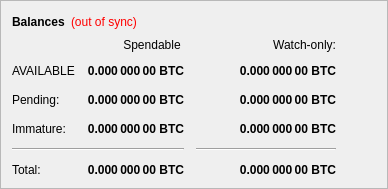
        <widget class="QFrame" name="frame">
         <property name="frameShape">
          <enum>QFrame::StyledPanel</enum>
         </property>
         <property name="frameShadow">
          <enum>QFrame::Raised</enum>
         </property>
         <layout class="QVBoxLayout" name="verticalLayout_4">
          <item>
           <layout class="QHBoxLayout" name="horizontalLayout_4">
            <item>
             <widget class="QLabel" name="label_5">
              <property name="font">
               <font>
                <weight>75</weight>
                <bold>true</bold>
               </font>
              </property>
              <property name="text">
               <string>Balances</string>
              </property>
             </widget>
            </item>
            <item>
             <widget class="QLabel" name="labelWalletStatus">
              <property name="cursor">
               <cursorShape>WhatsThisCursor</cursorShape>
              </property>
              <property name="toolTip">
               <string>The displayed information may be out of date. Your wallet automatically synchronizes with the CSEO network after a connection is established, but this process has not completed yet.</string>
              </property>
              <property name="styleSheet">
               <string notr="true">QLabel { color: red; }</string>
              </property>
              <property name="text">
               <string notr="true">(out of sync)</string>
              </property>
              <property name="alignment">
               <set>Qt::AlignLeading|Qt::AlignLeft|Qt::AlignVCenter</set>
              </property>
             </widget>
            </item>
            <item>
             <spacer name="horizontalSpacer_3">
              <property name="orientation">
               <enum>Qt::Horizontal</enum>
              </property>
              <property name="sizeHint" stdset="0">
               <size>
                <width>40</width>
                <height>20</height>
               </size>
              </property>
             </spacer>
            </item>
           </layout>
          </item>
          <item>
           <layout class="QGridLayout" name="gridLayout">
            <property name="spacing">
             <number>12</number>
            </property>
            <item row="2" column="2">
             <widget class="QLabel" name="labelWatchPending">
              <property name="font">
               <font>
                <weight>75</weight>
                <bold>true</bold>
               </font>
              </property>
              <property name="cursor">
               <cursorShape>IBeamCursor</cursorShape>
              </property>
              <property name="toolTip">
               <string>Unconfirmed transactions to watch-only addresses</string>
              </property>
              <property name="text">
               <string notr="true">0.000 000 00 BTC</string>
              </property>
              <property name="alignment">
               <set>Qt::AlignRight|Qt::AlignTrailing|Qt::AlignVCenter</set>
              </property>
              <property name="textInteractionFlags">
               <set>Qt::LinksAccessibleByMouse|Qt::TextSelectableByKeyboard|Qt::TextSelectableByMouse</set>
              </property>
             </widget>
            </item>
            <item row="2" column="1">
             <widget class="QLabel" name="labelUnconfirmed">
              <property name="font">
               <font>
                <weight>75</weight>
                <bold>true</bold>
               </font>
              </property>
              <property name="cursor">
               <cursorShape>IBeamCursor</cursorShape>
              </property>
              <property name="toolTip">
               <string>Total of transactions that have yet to be confirmed, and do not yet count toward the spendable balance</string>
              </property>
              <property name="text">
               <string notr="true">0.000 000 00 BTC</string>
              </property>
              <property name="alignment">
               <set>Qt::AlignRight|Qt::AlignTrailing|Qt::AlignVCenter</set>
              </property>
              <property name="textInteractionFlags">
               <set>Qt::LinksAccessibleByMouse|Qt::TextSelectableByKeyboard|Qt::TextSelectableByMouse</set>
              </property>
             </widget>
            </item>
            <item row="3" column="2">
             <widget class="QLabel" name="labelWatchImmature">
              <property name="font">
               <font>
                <weight>75</weight>
                <bold>true</bold>
               </font>
              </property>
              <property name="cursor">
               <cursorShape>IBeamCursor</cursorShape>
              </property>
              <property name="toolTip">
               <string>Staked or masternode rewards in watch-only addresses that has not yet matured</string>
              </property>
              <property name="text">
               <string notr="true">0.000 000 00 BTC</string>
              </property>
              <property name="alignment">
               <set>Qt::AlignRight|Qt::AlignTrailing|Qt::AlignVCenter</set>
              </property>
              <property name="textInteractionFlags">
               <set>Qt::LinksAccessibleByMouse|Qt::TextSelectableByKeyboard|Qt::TextSelectableByMouse</set>
              </property>
             </widget>
            </item>
            <item row="4" column="0" colspan="2">
             <widget class="Line" name="lineSpendableBalance">
              <property name="orientation">
               <enum>Qt::Horizontal</enum>
              </property>
             </widget>
            </item>
            <item row="4" column="2">
             <widget class="Line" name="lineWatchBalance">
              <property name="sizePolicy">
               <sizepolicy hsizetype="Preferred" vsizetype="Fixed">
                <horstretch>0</horstretch>
                <verstretch>0</verstretch>
               </sizepolicy>
              </property>
              <property name="minimumSize">
               <size>
                <width>140</width>
                <height>0</height>
               </size>
              </property>
              <property name="orientation">
               <enum>Qt::Horizontal</enum>
              </property>
             </widget>
            </item>
            <item row="5" column="0">
             <widget class="QLabel" name="labelTotalText">
              <property name="text">
               <string>Total:</string>
              </property>
             </widget>
            </item>
            <item row="3" column="1">
             <widget class="QLabel" name="labelImmature">
              <property name="font">
               <font>
                <weight>75</weight>
                <bold>true</bold>
               </font>
              </property>
              <property name="cursor">
               <cursorShape>IBeamCursor</cursorShape>
              </property>
              <property name="toolTip">
               <string>Staked or masternode rewards that has not yet matured</string>
              </property>
              <property name="text">
               <string notr="true">0.000 000 00 BTC</string>
              </property>
              <property name="alignment">
               <set>Qt::AlignRight|Qt::AlignTrailing|Qt::AlignVCenter</set>
              </property>
              <property name="textInteractionFlags">
               <set>Qt::LinksAccessibleByMouse|Qt::TextSelectableByKeyboard|Qt::TextSelectableByMouse</set>
              </property>
             </widget>
            </item>
            <item row="2" column="3">
             <spacer name="horizontalSpacer_2">
              <property name="orientation">
               <enum>Qt::Horizontal</enum>
              </property>
              <property name="sizeHint" stdset="0">
               <size>
                <width>40</width>
                <height>20</height>
               </size>
              </property>
             </spacer>
            </item>
            <item row="3" column="0">
             <widget class="QLabel" name="labelImmatureText">
              <property name="text">
               <string>Immature:</string>
              </property>
             </widget>
            </item>
            <item row="5" column="1">
             <widget class="QLabel" name="labelTotal">
              <property name="font">
               <font>
                <weight>75</weight>
                <bold>true</bold>
               </font>
              </property>
              <property name="cursor">
               <cursorShape>IBeamCursor</cursorShape>
              </property>
              <property name="toolTip">
               <string>Your current total balance</string>
              </property>
              <property name="text">
               <string notr="true">0.000 000 00 BTC</string>
              </property>
              <property name="alignment">
               <set>Qt::AlignRight|Qt::AlignTrailing|Qt::AlignVCenter</set>
              </property>
              <property name="textInteractionFlags">
               <set>Qt::LinksAccessibleByMouse|Qt::TextSelectableByKeyboard|Qt::TextSelectableByMouse</set>
              </property>
             </widget>
            </item>
            <item row="5" column="2">
             <widget class="QLabel" name="labelWatchTotal">
              <property name="font">
               <font>
                <weight>75</weight>
                <bold>true</bold>
               </font>
              </property>
              <property name="cursor">
               <cursorShape>IBeamCursor</cursorShape>
              </property>
              <property name="toolTip">
               <string>Current total balance in watch-only addresses</string>
              </property>
              <property name="text">
               <string notr="true">0.000 000 00 BTC</string>
              </property>
              <property name="alignment">
               <set>Qt::AlignRight|Qt::AlignTrailing|Qt::AlignVCenter</set>
              </property>
              <property name="textInteractionFlags">
               <set>Qt::LinksAccessibleByMouse|Qt::TextSelectableByKeyboard|Qt::TextSelectableByMouse</set>
              </property>
             </widget>
            </item>
            <item row="0" column="2">
             <widget class="QLabel" name="labelWatchonly">
              <property name="text">
               <string>Watch-only:</string>
              </property>
              <property name="alignment">
               <set>Qt::AlignRight|Qt::AlignTrailing|Qt::AlignVCenter</set>
              </property>
             </widget>
            </item>
            <item row="1" column="0">
             <widget class="QLabel" name="labelBalanceText">
              <property name="text">
               <string>AVAILABLE</string>
              </property>
             </widget>
            </item>
            <item row="1" column="1">
             <widget class="QLabel" name="labelBalance">
              <property name="font">
               <font>
                <weight>75</weight>
                <bold>true</bold>
               </font>
              </property>
              <property name="cursor">
               <cursorShape>IBeamCursor</cursorShape>
              </property>
              <property name="toolTip">
               <string>Your current spendable balance</string>
              </property>
              <property name="text">
               <string notr="true">0.000 000 00 BTC</string>
              </property>
              <property name="alignment">
               <set>Qt::AlignRight|Qt::AlignTrailing|Qt::AlignVCenter</set>
              </property>
              <property name="textInteractionFlags">
               <set>Qt::LinksAccessibleByMouse|Qt::TextSelectableByKeyboard|Qt::TextSelectableByMouse</set>
              </property>
             </widget>
            </item>
            <item row="1" column="2">
             <widget class="QLabel" name="labelWatchAvailable">
              <property name="font">
               <font>
                <weight>75</weight>
                <bold>true</bold>
               </font>
              </property>
              <property name="cursor">
               <cursorShape>IBeamCursor</cursorShape>
              </property>
              <property name="toolTip">
               <string>Your current balance in watch-only addresses</string>
              </property>
              <property name="text">
               <string notr="true">0.000 000 00 BTC</string>
              </property>
              <property name="alignment">
               <set>Qt::AlignRight|Qt::AlignTrailing|Qt::AlignVCenter</set>
              </property>
              <property name="textInteractionFlags">
               <set>Qt::LinksAccessibleByMouse|Qt::TextSelectableByKeyboard|Qt::TextSelectableByMouse</set>
              </property>
             </widget>
            </item>
            <item row="2" column="0">
             <widget class="QLabel" name="labelPendingText">
              <property name="text">
               <string>Pending:</string>
              </property>
             </widget>
            </item>
            <item row="0" column="1">
             <widget class="QLabel" name="labelSpendable">
              <property name="text">
               <string>Spendable </string>
              </property>
              <property name="alignment">
               <set>Qt::AlignRight|Qt::AlignTrailing|Qt::AlignVCenter</set>
              </property>
             </widget>
            </item>
           </layout>
          </item>
         </layout>
        </widget>
